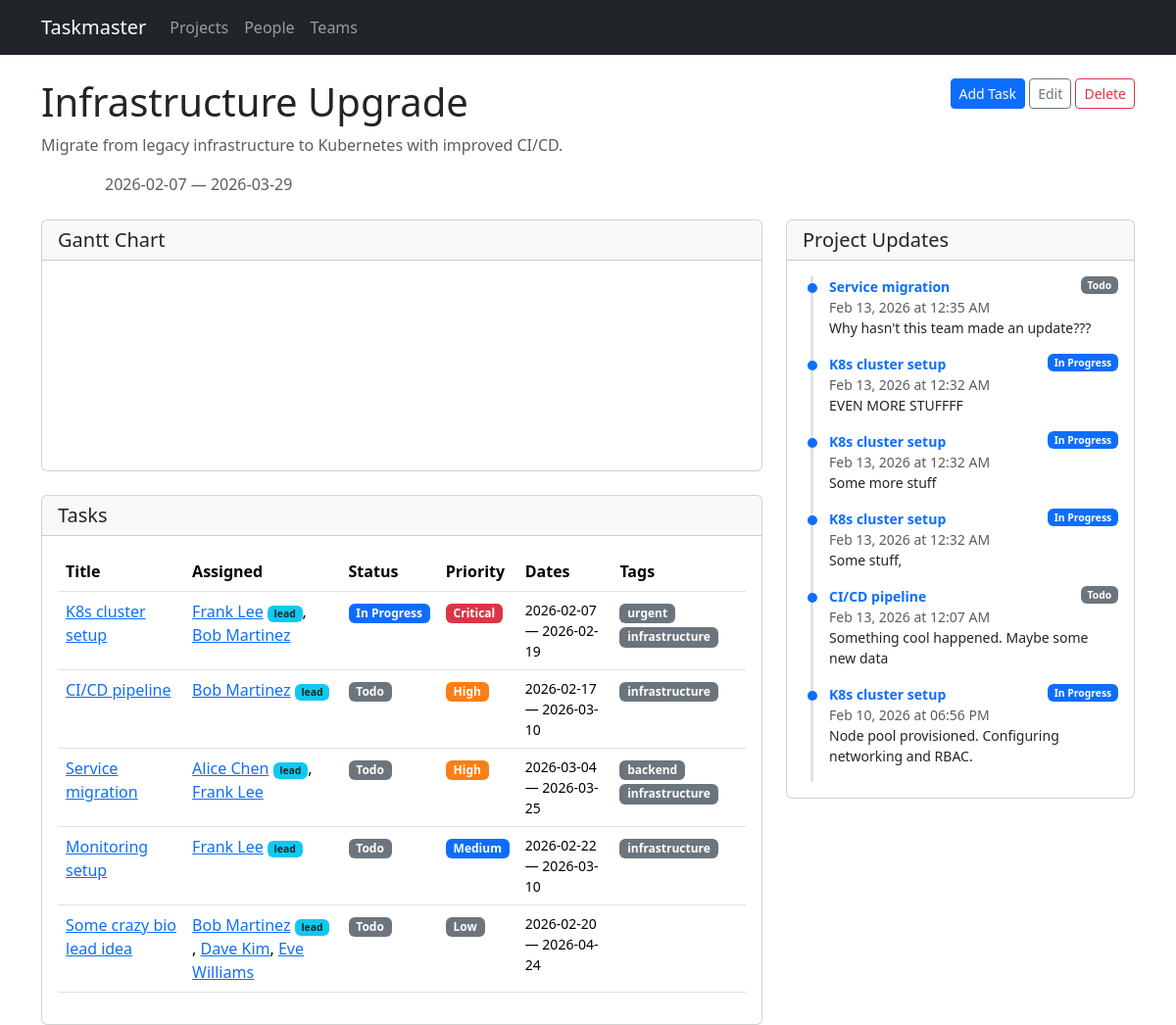
Page /projects/4 on the earlier database version.
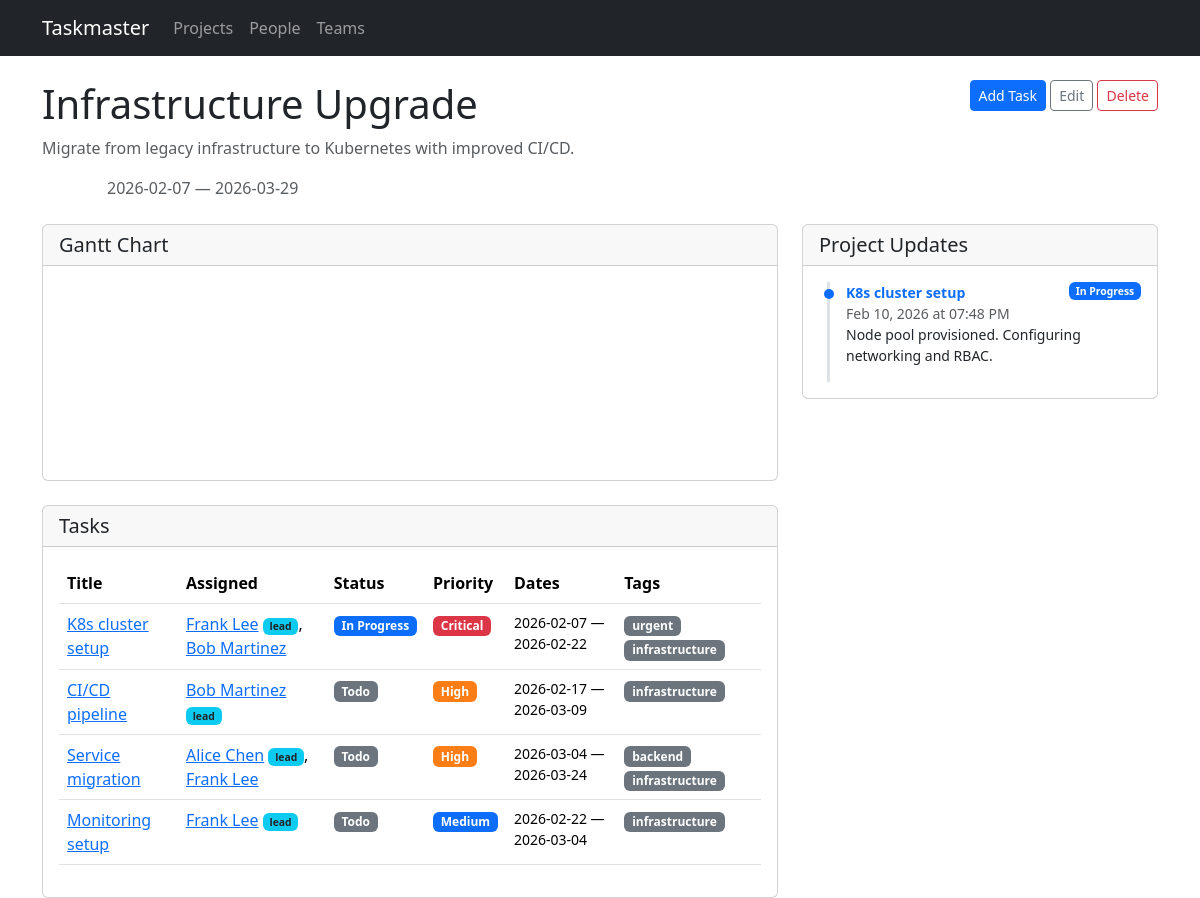
Same page on the later database version.
### models.py (models this page shows, shortened)
class Task(db.Model):
    id = db.Column(db.Integer, primary_key=True)
    title = db.Column(db.String(200), nullable=False)
    description = db.Column(db.Text)
    project_id = db.Column(db.Integer, db.ForeignKey('project.id'), nullable=False)
    start_date = db.Column(db.Date, nullable=False)
    end_date = db.Column(db.Date, nullable=False)
    status = db.Column(db.String(20), default='todo')  # todo, in_progress, done
    priority = db.Column(db.String(20), default='medium')  # low, medium, high, critical
    assignments = db.relationship('TaskAssignment', backref='task', lazy=True,
                                   cascade='all, delete-orphan')
    tags = db.relationship('Tag', secondary=task_tags, backref=db.backref('tasks', lazy=True))
    status_updates = db.relationship('StatusUpdate', backref='task', lazy=True,
                                     order_by='StatusUpdate.created_at.desc()',
                                     cascade='all, delete-orphan')
    dependencies = db.relationship(
        'Task',
        secondary='task_dependency',
        primaryjoin='Task.id == TaskDependency.task_id',
        secondaryjoin='Task.id == TaskDependency.depends_on_id',
        backref=db.backref('dependents', lazy=True),
        lazy=True,
    )
    @property
    def lead(self):
        for a in self.assignments:
            if a.is_lead:
                return a.person
        return None
    @property
    def assignees(self):
        return [a.person for a in self.assignments]

class Person(db.Model):
    id = db.Column(db.Integer, primary_key=True)
    name = db.Column(db.String(120), nullable=False)
    email = db.Column(db.String(120))
    team_id = db.Column(db.Integer, db.ForeignKey('team.id'))
    assignments = db.relationship('TaskAssignment', backref='person', lazy=True)

class Tag(db.Model):
    id = db.Column(db.Integer, primary_key=True)
    name = db.Column(db.String(50), unique=True, nullable=False)

class StatusUpdate(db.Model):
    id = db.Column(db.Integer, primary_key=True)
    task_id = db.Column(db.Integer, db.ForeignKey('task.id'), nullable=False)
    content = db.Column(db.Text, nullable=False)
    created_at = db.Column(db.DateTime, default=datetime.utcnow)

### routes/projects.py (the view)
@bp.route('/projects/<int:id>')
def detail(id):
    project = Project.query.get_or_404(id)
    task_ids = [t.id for t in project.tasks]
    all_updates = StatusUpdate.query.filter(
        StatusUpdate.task_id.in_(task_ids)
    ).order_by(StatusUpdate.created_at.desc()).all() if task_ids else []
    return render_template('projects/detail.html', project=project,
                           all_updates=all_updates)

### templates/projects/detail.html (shortened to what the changed rows need)
{% extends "base.html" %}
{% block content %}
<div class="d-flex justify-content-between align-items-start mb-3">
    <div>
        <h1>{{ project.name }}</h1>
    </div>
</div>
<div class="row g-4">
<div class="col-lg-8">
    {% if project.tasks %}
    <div class="card">
        <div class="card-body">
            <div class="table-responsive">
                <table class="table table-hover">
                    <thead>
                        <tr>
                            <th>Title</th>
                            <th>Assigned</th>
                            <th>Status</th>
                            <th>Priority</th>
                            <th>Dates</th>
                            <th>Tags</th>
                        </tr>
                    </thead>
                    <tbody>
                        {% for task in project.tasks %}
                        <tr>
                            <td><a href="{{ url_for('tasks.detail', id=task.id) }}">{{ task.title }}</a></td>
                            <td>
                                {% if task.assignees %}
                                    {% for person in task.assignees %}
                                    <a href="{{ url_for('people.detail', id=person.id) }}">{{ person.name }}</a>{% if task.lead and person.id == task.lead.id %} <span class="badge bg-info text-dark" style="font-size:0.65em">lead</span>{% endif %}{% if not loop.last %}, {% endif %}
                                    {% endfor %}
                                {% else %}
                                <span class="text-muted">Unassigned</span>
                                {% endif %}
                            </td>
                            <td><span class="badge badge-{{ task.status }}">{{ task.status | replace('_', ' ') | title }}</span></td>
                            <td><span class="badge badge-{{ task.priority }}">{{ task.priority | title }}</span></td>
                            <td class="small">{{ task.start_date }} &mdash; {{ task.end_date }}</td>
                            <td>
                                {% for tag in task.tags %}
                                <span class="badge bg-secondary">{{ tag.name }}</span>
                                {% endfor %}
                            </td>
                        </tr>
                        {% endfor %}
                    </tbody>
                </table>
            </div>
        </div>
    </div>
    {% else %}
    <div class="text-center py-5">
        <p class="text-muted">No tasks yet.</p>
        <a href="{{ url_for('tasks.new_task', project_id=project.id) }}" class="btn btn-primary">Add the first task</a>
    </div>
    {% endif %}
</div>
<div class="col-lg-4">
    <div class="card" style="position: sticky; top: 1rem;">
        <div class="card-body" style="max-height: 80vh; overflow-y: auto;">
            {% if all_updates %}
            <div class="status-timeline">
                {% for update in all_updates %}
                <div class="update-item">
                    <div class="d-flex justify-content-between align-items-start">
                        <a href="{{ url_for('tasks.detail', id=update.task.id) }}" class="fw-semibold small text-decoration-none">{{ update.task.title }}</a>
                        <span class="badge badge-{{ update.task.status }}" style="font-size:0.65em">{{ update.task.status | replace('_', ' ') | title }}</span>
                    </div>
                    <div class="text-muted small">{{ update.created_at.strftime('%b %d, %Y at %I:%M %p') }}</div>
                    <div class="small">{{ update.content }}</div>
                </div>
                {% endfor %}
            </div>
            {% else %}
            <p class="text-muted mb-0 small">No updates yet. Add status updates from individual task pages.</p>
            {% endif %}
        </div>
    </div>
</div>
</div>
{% endblock %}

Differences in the rows shown:
removed Task: title "Some crazy bio lead idea", status "Todo", priority "Low", start_date "2026-02-20", end_date "2026-04-24", Person (name "Bob Martinez", shows "lead")
no longer on this page (row unchanged): Person: name "Dave Kim", shown under "Some crazy bio lead idea"
no longer on this page (row unchanged): Person: name "Eve Williams", shown under "Some crazy bio lead idea"
removed StatusUpdate: task "Service migration", task.status "Todo", created_at "Feb 13, 2026 at 12:35 AM", content "Why hasn't this team made an update???"
removed StatusUpdate: task "K8s cluster setup", task.status "In Progress", created_at "Feb 13, 2026 at 12:32 AM", content "EVEN MORE STUFFFF"
removed StatusUpdate: task "K8s cluster setup", task.status "In Progress", created_at "Feb 13, 2026 at 12:32 AM", content "Some more stuff"
removed StatusUpdate: task "K8s cluster setup", task.status "In Progress", created_at "Feb 13, 2026 at 12:32 AM", content "Some stuff,"
removed StatusUpdate: task "CI/CD pipeline", task.status "Todo", created_at "Feb 13, 2026 at 12:07 AM", content "Something cool happened. Maybe some new data"
changed Task "K8s cluster setup": end_date "2026-02-19" → "2026-02-22"
changed Task "CI/CD pipeline": end_date "2026-03-10" → "2026-03-09"
changed Task "Service migration": end_date "2026-03-25" → "2026-03-24"
changed Task "Monitoring setup": end_date "2026-03-10" → "2026-03-04"
changed StatusUpdate "Node pool provisioned. Configuring networking and RBAC.": created_at "Feb 10, 2026 at 06:56 PM" → "Feb 10, 2026 at 07:48 PM"
